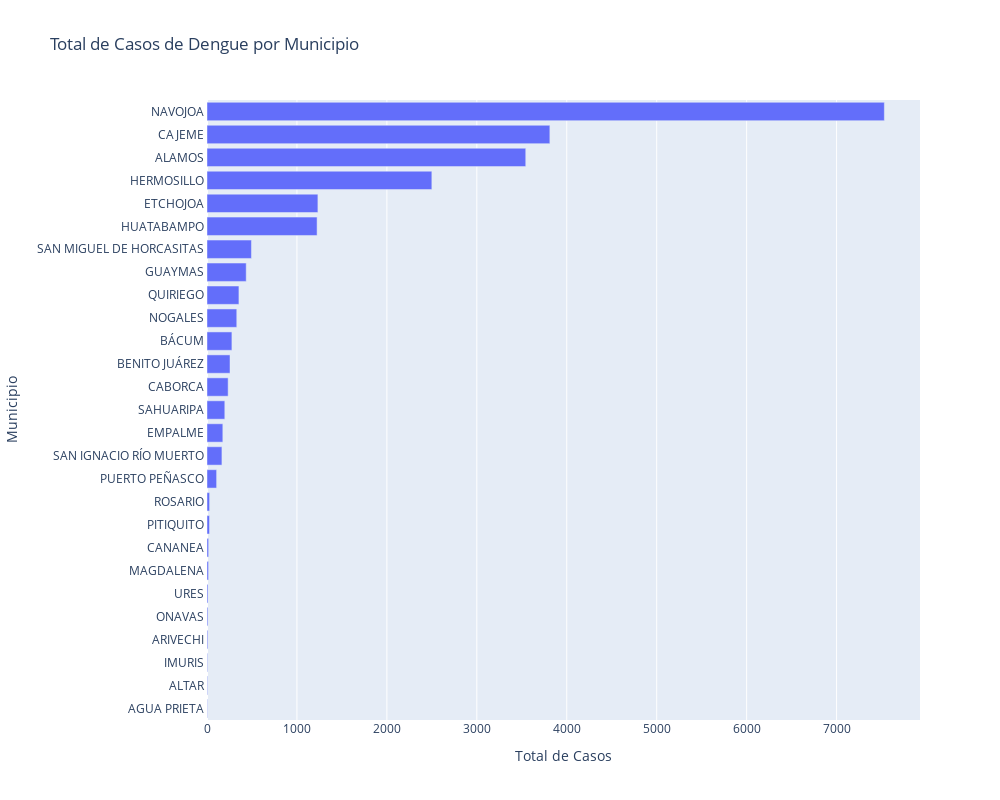

The notebook cell saved with this chart:
### Code cell
df_municipios = df_municipios.sort_values(by='TOTAL_CASOS')

# Ajustar el tamaño de la figura y habilitar el scroll
fig = px.bar(df_municipios, x='TOTAL_CASOS', y='MUNICIPIO_DESC',
             labels={'TOTAL_CASOS': 'Total de Casos', 'MUNICIPIO_DESC': 'Municipio'},
             title='Total de Casos de Dengue por Municipio',
             width=1000, height=800)  # Ajusta el ancho y alto según tus necesidades

# Habilitar el scroll en el eje y (para ver todas las etiquetas)
fig.update_layout(yaxis=dict(showline=True, showgrid=False))

# Mostrar la gráfica interactiva
fig.show()

### Figure 1 — Plotly figure (JSON) as saved in the notebook; plotly's stock layout.template omitted (floating-point values rounded to 4 significant figures)
{"data": [{"alignmentgroup": "True", "hovertemplate": "Total de Casos=%{x}<br>Municipio=%{y}<extra></extra>", "legendgroup": "", "marker": {"color": "#636efa", "pattern": {"shape": ""}}, "name": "", "offsetgroup": "", "orientation": "h", "showlegend": false, "textposition": "auto", "type": "bar", "x": [4, 6, 6, 9, 10, 11, 17, 18, 28, 29, 107, 166, 176, 198, 235, 256, 277, 331, 355, 436, 494, 1224, 1233, 2500, 3544, 3812, 7531], "xaxis": "x", "y": ["AGUA PRIETA", "ALTAR", "IMURIS", "ARIVECHI", "ONAVAS", "URES", "MAGDALENA", "CANANEA", "PITIQUITO", "ROSARIO", "PUERTO PEÑASCO", "SAN IGNACIO RÍO MUERTO", "EMPALME", "SAHUARIPA", "CABORCA", "BENITO JUÁREZ", "BÁCUM", "NOGALES", "QUIRIEGO", "GUAYMAS", "SAN MIGUEL DE HORCASITAS", "HUATABAMPO", "ETCHOJOA", "HERMOSILLO", "ALAMOS", "CAJEME", "NAVOJOA"], "yaxis": "y"}], "layout": {"barmode": "relative", "height": 800, "legend": {"tracegroupgap": 0}, "title": {"text": "Total de Casos de Dengue por Municipio"}, "width": 1000, "xaxis": {"anchor": "y", "domain": [0, 1], "title": {"text": "Total de Casos"}}, "yaxis": {"anchor": "x", "domain": [0, 1], "showgrid": false, "showline": true, "title": {"text": "Municipio"}}}}
